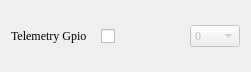
       <widget class="QWidget" name="layoutWidget">
        <property name="geometry">
         <rect>
          <x>410</x>
          <y>80</y>
          <width>251</width>
          <height>71</height>
         </rect>
        </property>
        <property name="font">
         <font>
          <family>Times New Roman</family>
         </font>
        </property>
        <layout class="QHBoxLayout" name="horizontalLayout_4">
         <item>
          <widget class="QLabel" name="label_6">
           <property name="minimumSize">
            <size>
             <width>0</width>
             <height>0</height>
            </size>
           </property>
           <property name="maximumSize">
            <size>
             <width>1677</width>
             <height>16777215</height>
            </size>
           </property>
           <property name="font">
            <font>
             <family>Times New Roman</family>
            </font>
           </property>
           <property name="text">
            <string>Telemetry Gpio</string>
           </property>
          </widget>
         </item>
         <item>
          <widget class="QCheckBox" name="cbTlm">
           <property name="enabled">
            <bool>true</bool>
           </property>
           <property name="minimumSize">
            <size>
             <width>0</width>
             <height>50</height>
            </size>
           </property>
           <property name="font">
            <font>
             <family>Times New Roman</family>
            </font>
           </property>
           <property name="text">
            <string/>
           </property>
          </widget>
         </item>
         <item>
          <widget class="QComboBox" name="comboBoxTlm">
           <property name="enabled">
            <bool>false</bool>
           </property>
           <property name="maximumSize">
            <size>
             <width>50</width>
             <height>16777215</height>
            </size>
           </property>
           <property name="font">
            <font>
             <family>Times New Roman</family>
            </font>
           </property>
           <property name="currentText">
            <string>0</string>
           </property>
           <item>
            <property name="text">
             <string>0</string>
            </property>
           </item>
           <item>
            <property name="text">
             <string>1</string>
            </property>
           </item>
           <item>
            <property name="text">
             <string>2</string>
            </property>
           </item>
           <item>
            <property name="text">
             <string>3</string>
            </property>
           </item>
           <item>
            <property name="text">
             <string>4</string>
            </property>
           </item>
           <item>
            <property name="text">
             <string>5</string>
            </property>
           </item>
           <item>
            <property name="text">
             <string>6</string>
            </property>
           </item>
           <item>
            <property name="text">
             <string>7</string>
            </property>
           </item>
           <item>
            <property name="text">
             <string>8</string>
            </property>
           </item>
           <item>
            <property name="text">
             <string>9</string>
            </property>
           </item>
           <item>
            <property name="text">
             <string>10</string>
            </property>
           </item>
           <item>
            <property name="text">
             <string>11</string>
            </property>
           </item>
           <item>
            <property name="text">
             <string>12</string>
            </property>
           </item>
           <item>
            <property name="text">
             <string>13</string>
            </property>
           </item>
           <item>
            <property name="text">
             <string>14</string>
            </property>
           </item>
           <item>
            <property name="text">
             <string>15</string>
            </property>
           </item>
           <item>
            <property name="text">
             <string>26</string>
            </property>
           </item>
           <item>
            <property name="text">
             <string>27</string>
            </property>
           </item>
           <item>
            <property name="text">
             <string>28</string>
            </property>
           </item>
           <item>
            <property name="text">
             <string>29</string>
            </property>
           </item>
          </widget>
         </item>
        </layout>
       </widget>
